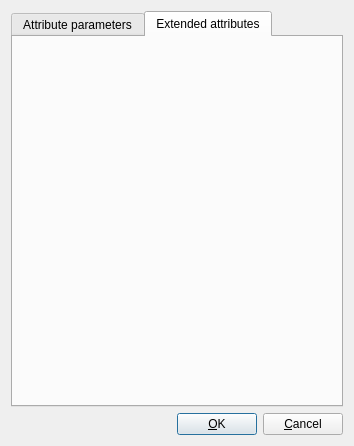
<?xml version="1.0" encoding="UTF-8"?>
<ui version="4.0">
 <class>kksattr_editor</class>
 <widget class="QDialog" name="kksattr_editor">
  <property name="geometry">
   <rect>
    <x>0</x>
    <y>0</y>
    <width>354</width>
    <height>436</height>
   </rect>
  </property>
  <property name="windowTitle">
   <string>Attribute</string>
  </property>
  <layout class="QGridLayout" name="gridLayout_2">
   <item row="0" column="0">
    <widget class="QTabWidget" name="attrTabW">
     <property name="currentIndex">
      <number>1</number>
     </property>
     <widget class="QWidget" name="tabAttr">
      <attribute name="title">
       <string>Attribute parameters</string>
      </attribute>
      <layout class="QGridLayout" name="gridLayout">
       <item row="0" column="0">
        <widget class="QLabel" name="lName">
         <property name="sizePolicy">
          <sizepolicy hsizetype="Fixed" vsizetype="Fixed">
           <horstretch>0</horstretch>
           <verstretch>0</verstretch>
          </sizepolicy>
         </property>
         <property name="text">
          <string>Name :</string>
         </property>
         <property name="alignment">
          <set>Qt::AlignRight|Qt::AlignTrailing|Qt::AlignVCenter</set>
         </property>
        </widget>
       </item>
       <item row="0" column="1" colspan="2">
        <widget class="QLineEdit" name="lEName"/>
       </item>
       <item row="1" column="0">
        <widget class="QLabel" name="lTitle">
         <property name="sizePolicy">
          <sizepolicy hsizetype="Fixed" vsizetype="Fixed">
           <horstretch>0</horstretch>
           <verstretch>0</verstretch>
          </sizepolicy>
         </property>
         <property name="text">
          <string>Title :</string>
         </property>
         <property name="alignment">
          <set>Qt::AlignRight|Qt::AlignTrailing|Qt::AlignVCenter</set>
         </property>
        </widget>
       </item>
       <item row="1" column="1" colspan="2">
        <widget class="QLineEdit" name="lETitle"/>
       </item>
       <item row="2" column="0">
        <widget class="QLabel" name="lType">
         <property name="sizePolicy">
          <sizepolicy hsizetype="Fixed" vsizetype="Fixed">
           <horstretch>0</horstretch>
           <verstretch>0</verstretch>
          </sizepolicy>
         </property>
         <property name="text">
          <string>Type :</string>
         </property>
         <property name="alignment">
          <set>Qt::AlignRight|Qt::AlignTrailing|Qt::AlignVCenter</set>
         </property>
        </widget>
       </item>
       <item row="2" column="1" colspan="2">
        <widget class="QComboBox" name="cbType">
         <property name="sizePolicy">
          <sizepolicy hsizetype="MinimumExpanding" vsizetype="Fixed">
           <horstretch>0</horstretch>
           <verstretch>0</verstretch>
          </sizepolicy>
         </property>
         <property name="sizeAdjustPolicy">
          <enum>QComboBox::AdjustToMinimumContentsLength</enum>
         </property>
        </widget>
       </item>
       <item row="3" column="0">
        <widget class="QLabel" name="lAttrGroup">
         <property name="text">
          <string>Group :</string>
         </property>
        </widget>
       </item>
       <item row="3" column="1" colspan="2">
        <widget class="QComboBox" name="cbAttrGroup"/>
       </item>
       <item row="4" column="0" colspan="3">
        <widget class="QGroupBox" name="gbRef">
         <property name="title">
          <string>Reference</string>
         </property>
         <layout class="QGridLayout" name="gRefLay">
          <property name="topMargin">
           <number>6</number>
          </property>
          <property name="bottomMargin">
           <number>6</number>
          </property>
          <item row="0" column="0">
           <widget class="QLabel" name="lRefName">
            <property name="sizePolicy">
             <sizepolicy hsizetype="Fixed" vsizetype="Fixed">
              <horstretch>0</horstretch>
              <verstretch>0</verstretch>
             </sizepolicy>
            </property>
            <property name="text">
             <string>Name :</string>
            </property>
            <property name="alignment">
             <set>Qt::AlignRight|Qt::AlignTrailing|Qt::AlignVCenter</set>
            </property>
           </widget>
          </item>
          <item row="0" column="1" colspan="3">
           <widget class="QComboBox" name="cbRefName">
            <property name="sizePolicy">
             <sizepolicy hsizetype="MinimumExpanding" vsizetype="Fixed">
              <horstretch>0</horstretch>
              <verstretch>0</verstretch>
             </sizepolicy>
            </property>
            <property name="sizeAdjustPolicy">
             <enum>QComboBox::AdjustToMinimumContentsLength</enum>
            </property>
           </widget>
          </item>
          <item row="1" column="0">
           <widget class="QLabel" name="lRefField">
            <property name="sizePolicy">
             <sizepolicy hsizetype="Fixed" vsizetype="Fixed">
              <horstretch>0</horstretch>
              <verstretch>0</verstretch>
             </sizepolicy>
            </property>
            <property name="text">
             <string>Field :</string>
            </property>
            <property name="alignment">
             <set>Qt::AlignRight|Qt::AlignTrailing|Qt::AlignVCenter</set>
            </property>
           </widget>
          </item>
          <item row="1" column="1" colspan="3">
           <widget class="QComboBox" name="cbRefField">
            <property name="sizePolicy">
             <sizepolicy hsizetype="MinimumExpanding" vsizetype="Fixed">
              <horstretch>0</horstretch>
              <verstretch>0</verstretch>
             </sizepolicy>
            </property>
            <property name="sizeAdjustPolicy">
             <enum>QComboBox::AdjustToMinimumContentsLength</enum>
            </property>
           </widget>
          </item>
          <item row="2" column="2">
           <widget class="QToolButton" name="tbAddFilter">
            <property name="toolTip">
             <string>Set reference filter</string>
            </property>
            <property name="text">
             <string>...</string>
            </property>
           </widget>
          </item>
          <item row="2" column="1">
           <widget class="QLineEdit" name="leFilter"/>
          </item>
          <item row="2" column="3">
           <widget class="QToolButton" name="tbDelFilter">
            <property name="toolTip">
             <string>Clear filters</string>
            </property>
            <property name="text">
             <string>...</string>
            </property>
           </widget>
          </item>
          <item row="2" column="0">
           <widget class="QLabel" name="lFilter">
            <property name="text">
             <string>Filter:</string>
            </property>
           </widget>
          </item>
         </layout>
        </widget>
       </item>
       <item row="5" column="0" colspan="2">
        <widget class="QLabel" name="lDefWidth">
         <property name="sizePolicy">
          <sizepolicy hsizetype="Fixed" vsizetype="Fixed">
           <horstretch>0</horstretch>
           <verstretch>0</verstretch>
          </sizepolicy>
         </property>
         <property name="text">
          <string>Width in list :</string>
         </property>
         <property name="alignment">
          <set>Qt::AlignRight|Qt::AlignTrailing|Qt::AlignVCenter</set>
         </property>
        </widget>
       </item>
       <item row="5" column="2">
        <widget class="QLineEdit" name="lEDefWidth"/>
       </item>
       <item row="6" column="0" colspan="3">
        <widget class="QGroupBox" name="gbCode">
         <property name="title">
          <string>Code</string>
         </property>
         <layout class="QGridLayout" name="gCodeLay">
          <item row="0" column="0" colspan="2">
           <widget class="QCheckBox" name="chManually">
            <property name="text">
             <string>Set manually</string>
            </property>
           </widget>
          </item>
          <item row="1" column="0">
           <widget class="QLabel" name="lCode">
            <property name="sizePolicy">
             <sizepolicy hsizetype="Fixed" vsizetype="Fixed">
              <horstretch>0</horstretch>
              <verstretch>0</verstretch>
             </sizepolicy>
            </property>
            <property name="text">
             <string>Code :</string>
            </property>
            <property name="alignment">
             <set>Qt::AlignRight|Qt::AlignTrailing|Qt::AlignVCenter</set>
            </property>
           </widget>
          </item>
          <item row="1" column="1">
           <widget class="QLineEdit" name="lECode"/>
          </item>
         </layout>
        </widget>
       </item>
      </layout>
     </widget>
     <widget class="QWidget" name="tabExtended">
      <attribute name="title">
       <string>Extended attributes</string>
      </attribute>
     </widget>
    </widget>
   </item>
   <item row="1" column="0">
    <layout class="QHBoxLayout">
     <item>
      <spacer>
       <property name="orientation">
        <enum>Qt::Horizontal</enum>
       </property>
       <property name="sizeHint" stdset="0">
        <size>
         <width>40</width>
         <height>20</height>
        </size>
       </property>
      </spacer>
     </item>
     <item>
      <widget class="QPushButton" name="pbOK">
       <property name="text">
        <string>&amp;OK</string>
       </property>
       <property name="default">
        <bool>true</bool>
       </property>
      </widget>
     </item>
     <item>
      <widget class="QPushButton" name="pbCancel">
       <property name="text">
        <string>&amp;Cancel</string>
       </property>
      </widget>
     </item>
    </layout>
   </item>
  </layout>
 </widget>
 <resources/>
 <connections/>
</ui>
